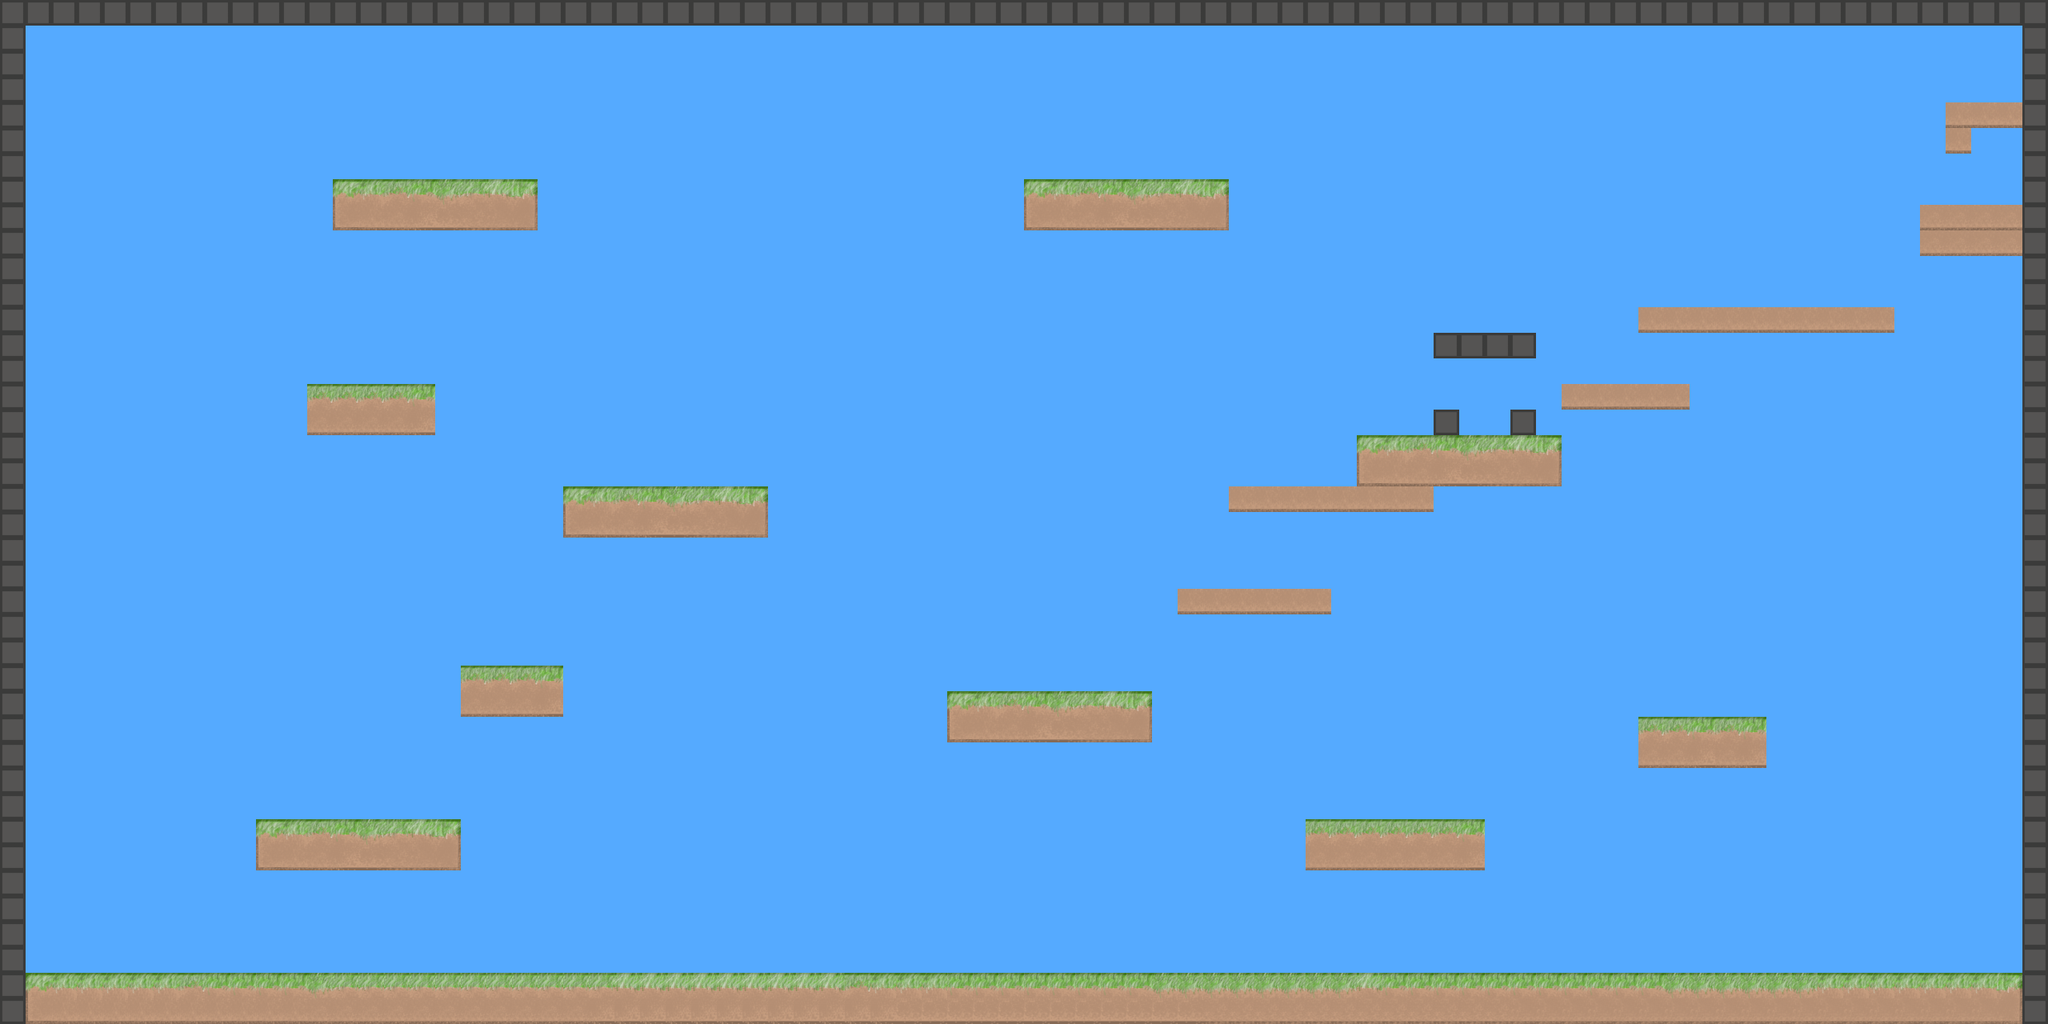

The image is a tile-based game level rendered from a .tmx file. Its description and source (layers, tilesets, objects; grid data summarised) follow:
An orthogonal 80x40 tile map with 32x32 px tiles, 1 tile layer (Ground), 2 tilesets.

<map version="1.2" tiledversion="1.3.4" orientation="orthogonal" renderorder="right-down" width="80" height="40" tilewidth="32" tileheight="32" infinite="0" backgroundcolor="#55aaff" nextlayerid="3" nextobjectid="1">
 <tileset firstgid="1" name="border" tilewidth="32" tileheight="32" tilecount="1" columns="1">
  <image source="border.bmp" width="32" height="32" />
 </tileset>
 <tileset firstgid="2" name="platform" tilewidth="32" tileheight="32" tilecount="16" columns="8">
  <image source="platform.bmp" width="256" height="64" />
 </tileset>
 <layer id="1" name="Ground" width="80" height="40">
  <data>[3200 cells, 499 non-empty, 17 distinct tile ids]</data>
 </layer>
</map>
